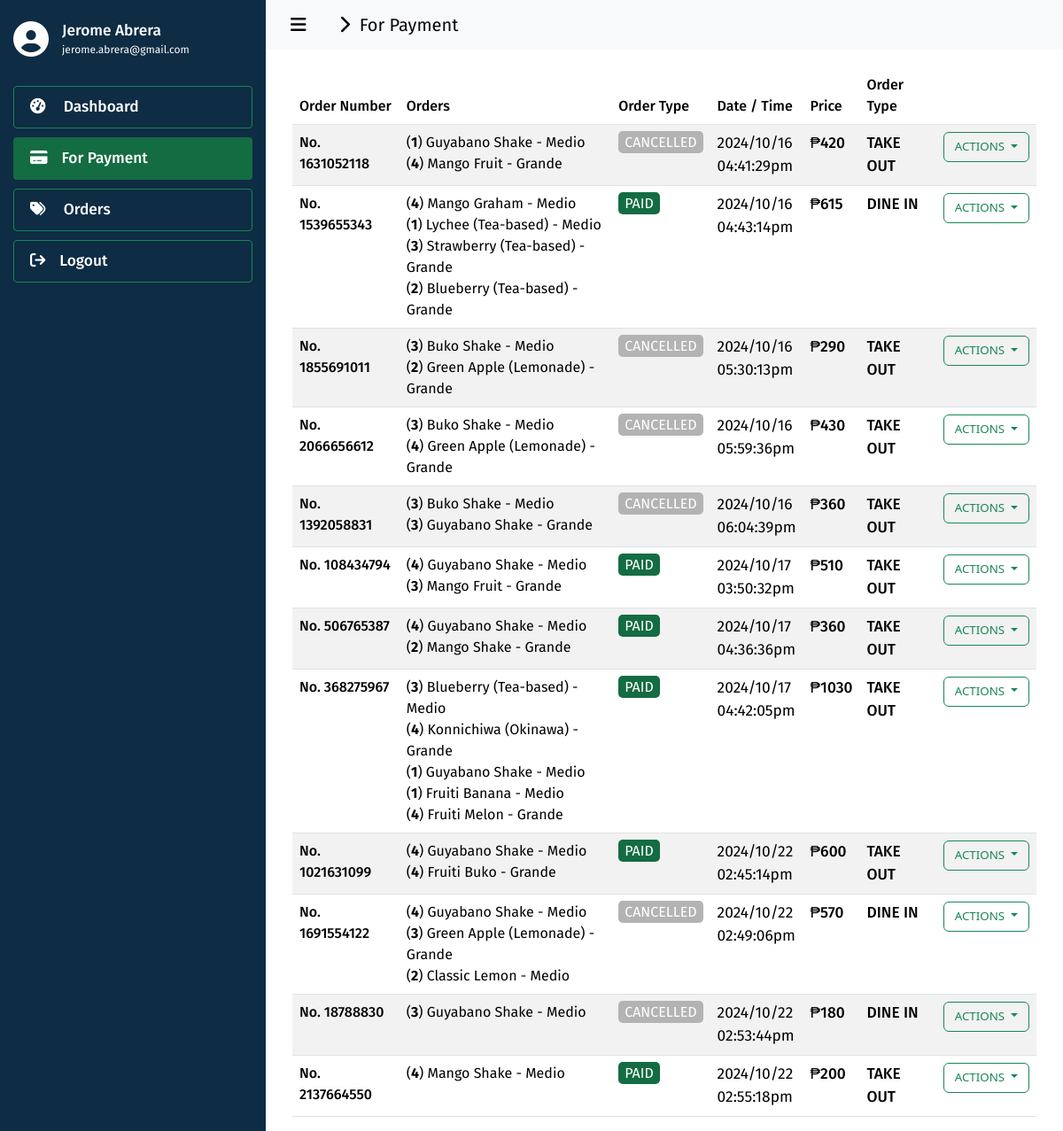
Page /admin/for_payment/index.php (signed in) on the earlier database version.
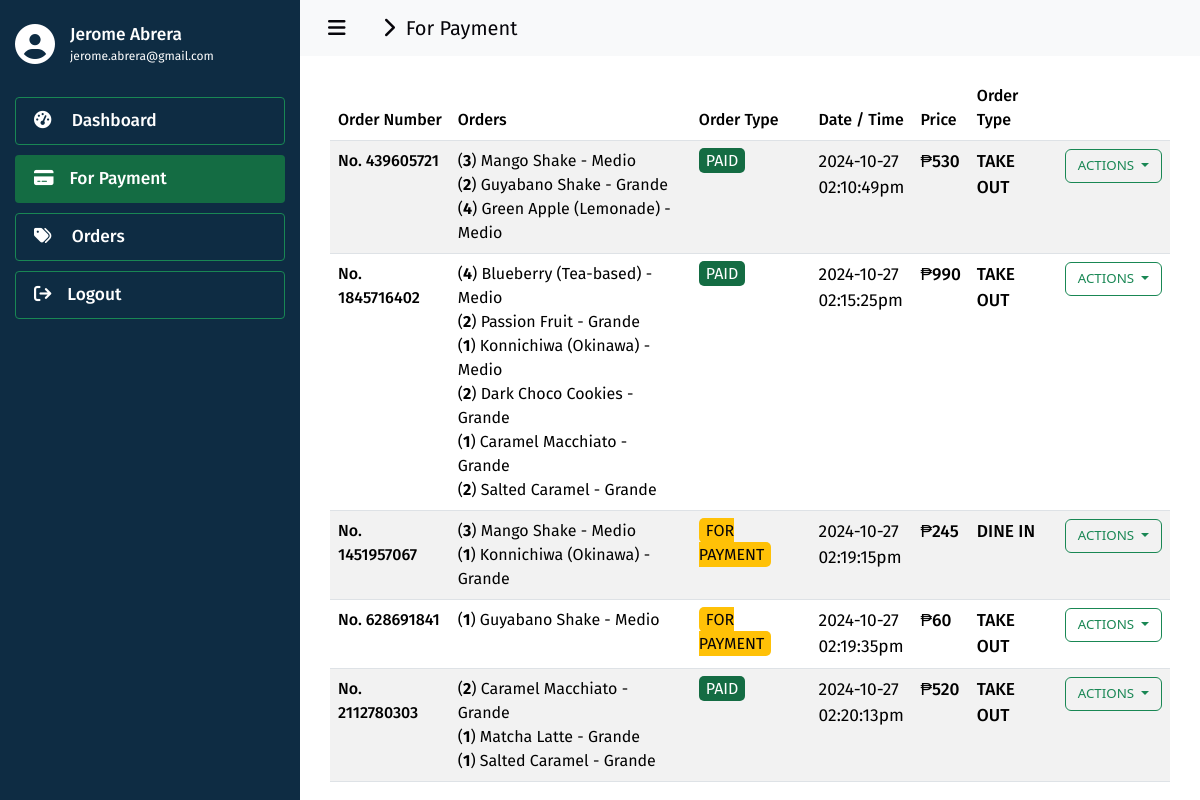
Same page on the later database version.
### tables this page shows
CREATE TABLE `for_payment` (
  `id` int(11) NOT NULL,
  `order_number` varchar(255) NOT NULL,
  `order_products` varchar(1000) NOT NULL,
  `order_type` varchar(255) NOT NULL,
  `order_date` date NOT NULL,
  `order_time` varchar(255) NOT NULL,
  `order_status` varchar(255) NOT NULL
);

### admin/for_payment/index.php (the view, shortened to what this page needs)
<?php
  include('../../utils/connections.php');
?>
<!DOCTYPE html>
<html lang="en">
  <head>
    <link
      href="https://cdn.jsdelivr.net/npm/bootstrap@5.3.3/dist/css/bootstrap.min.css"
      rel="stylesheet"
    >
    <link href="https://cdn.datatables.net/2.0.5/css/dataTables.bootstrap5.css" rel="stylesheet">
    <link rel="stylesheet" href="../../assets/css/global.css" />
    <link rel="stylesheet" href="./css/index.css" />
  </head>
  <body>
    <div class="div-classic-side-bar">
      <div class="div-sidebar-logo">
        <i class="fa-solid fa-circle-user color-white" style="font-size: 30pt; margin-top: -8px"></i>
        <div>
          <h4 class="color-white fira-sans-medium h6-title-name">
            <?php
              echo $_SESSION['first_name']." ".$_SESSION['last_name'];
            ?>
          </h4>
          <p class="color-white fira-sans-regular p-title-email">
            <?php
              echo $_SESSION['email'];
            ?>
          </p>
        </div>
      </div>
      <div class="div-siderbar-menu-links">
        <button
          id="btn-dashboard"
          class="btn btn-outline-success btn-sm
            fira-sans-medium
            size-13
            color-dark
            btn-menu
            btn-menu-selected"
          type="button">
          <i class="fa-solid fa-gauge-high"></i><span style="padding-left: 16px">&nbsp;Dashboard</span>
        </button>
        <button
          id="btn-for-payment"
          class="btn btn-success btn-sm
            fira-sans-medium
            size-13
            color-dark
            btn-menu
            btn-menu-selected
            active"
          type="button">
          <i class="fa-solid fa-credit-card"></i><span style="padding-left: 16px">For Payment</span>
        </button>
        <button
          id="btn-orders"
          class="btn btn-outline-success btn-sm
            fira-sans-medium
            size-13
            color-dark
            btn-menu
            btn-menu-selected"
          type="button">
          <i class="fa-solid fa-tags"></i><span style="padding-left: 16px">&nbsp;Orders</span>
        </button>
        <button
          id="btn-logout"
          class="btn btn-outline-success btn-sm
            fira-sans-medium
            size-13
            color-dark
            btn-menu
            btn-menu-selected"
          type="button">
          <i class="fa-solid fa-arrow-right-from-bracket"></i><span style="padding-left: 16px">Logout</span>
        </button>
      </div>
    </div>
    <div class="div-classic-container">
      <nav class="navbar navbar-expand-lg navbar-light bg-light">
        <div class="container-fluid">
          <a class="navbar-brand fira-sans-regular color-dark a-navbar-path" href="#" style="cursor: default;">
            &nbsp;&nbsp;&nbsp;<i id="navbar-control" class="fa-solid fa-bars" style="cursor: pointer"></i>
            <i class="fa-solid fa-chevron-right"></i>
            &nbsp;For Payment
          </a>
        </div>
      </nav>
      <div class="container" style="padding-inline: 30px; margin-top: 20px;">
        <table id="data" class="table table-striped" style="width:100%">
          <thead>
            <tr>
              <th class="fira-sans-medium">Order Number</th>
              <th class="fira-sans-medium">Orders</th>
              <th class="fira-sans-medium">Order Type</th>
              <th class="fira-sans-medium">Date / Time</th>
              <th class="fira-sans-medium">Price</th>
              <th class="fira-sans-medium">Order Type</th>
              <th class="fira-sans-medium"></th>
            </tr>
          </thead>
          <tbody>
            <?php
              $fetch_query = "SELECT * FROM `for_payment`";
              $result = $conn->query($fetch_query);
              if ($result->num_rows > 0) {
                while ($row = $result->fetch_assoc()) {
                  $id = $row['id'];
                  $order_number = $row['order_number'];
                  $order_date = $row['order_date'];
                  $order_time = $row['order_time'];
                  $order_status = $row['order_status'];
                  $order_products = $row['order_products'];
                  $order_type = $row['order_type'];
                  $span_class = 'badge-disabled';
                  $order_prices = 0;
                  $orders = '';
                  $approve_transaction_state = '';
                  $cancel_transaction_state = '';
                  $print_receipt_state = '';
                  if ($order_status == 'FOR PAYMENT') {
                    $span_class = 'badge-warning';
                    $print_receipt_state = 'disabled';
                  } else if ($order_status == 'PAID') {
                    $span_class = 'badge-enabled';
                    $approve_transaction_state = 'disabled';
                    $cancel_transaction_state = 'disabled';
                  } else if ($order_status == 'CANCELLED') {
                    $span_class = 'badge-disabled';
                    $approve_transaction_state = 'disabled';
                    $print_receipt_state = 'disabled';
                    $cancel_transaction_state = 'disabled';
                  }
                  $d_order = json_decode($order_products, true);
                  foreach ($d_order as $order) {
                    $item = $order['item'];
                    $price = intval($order['price']);
                    $quantity = intval($order['quantity']);
                    $size = $order['size'];
                    $order_prices += ($price * $quantity);
                    $orders .= '(<b>'.strval($quantity).'</b>) '.$item.' - '.$size.'<br/>';
                  }
                  echo '
                    <tr>
                      <td class="color-brown fira-sans-medium">No. '.$order_number.'</td>
                      <td class="color-dark fira-sans-regular">
                        '.$orders.'
                      </td>
                      <td class="fira-sans-regular">
                        <span class="'.$span_class.'">'.$order_status.'</span>
                      </td>
                       <td class="color-dark fira-sans-regular size-13">
                        '.$order_date.'<br/>'.$order_time.'
                      </td>
                      <td class="color-dark fira-sans-medium size-13">
                        ₱'.$order_prices.'
                      </td>
                      <td class="color-dark fira-sans-medium size-13">
                        '.$order_type.'
                      </td>
                      <td>
                        <div class="dropdown">
                          <button class="btn btn-outline-success dropdown-toggle size-10" type="button" id="dropdownMenuButton1" data-bs-toggle="dropdown" aria-expanded="false">
                            ACTIONS
                          </button>
                          <ul class="dropdown-menu" aria-labelledby="dropdownMenuButton1">
                            <li><a class="dropdown-item '.$approve_transaction_state.'" href="../../actions/prepare.php?order_id='.$id.'">Approve Transaction</a></li>
                            <li><a class="dropdown-item '.$cancel_transaction_state.'" href="../../actions/cancel.php?order_id='.$id.'">Cancel Transaction</a></li>
                            <li><a class="dropdown-item '.$print_receipt_state.'" href="../receipt/index.php?id='.$id.'&order_number='.$order_number.'">Print Receipt</a></li>
                          </ul>
                        </div>
                      </td>
                    </tr>
                  ';
                }
              }
            ?>
          </tbody>
        </table>
      </div>
    </div>
  </body>
</html>

### assets/css/global.css (style rules this page uses)
* { margin: 0; }
:root { --medium-yellow: #ffcd60; --light-yellow: #fee893; --medium-dark: #181f29; --dark: #06050a; --brown: #594837; --white: #ffffff; }
.color-dark { color: var(--dark); }
.color-brown { color: var(--brown); }
.color-white { color: var(--white); }
.fira-sans-regular { font-family: "Fira Sans", sans-serif; font-weight: 400; font-style: normal; }
.fira-sans-medium { font-family: "Fira Sans", sans-serif; font-weight: 500; font-style: normal; }
.size-10 { font-size: 10pt !important; }
.size-13 { font-size: 13pt !important; }

### admin/for_payment/css/index.css (style rules this page uses)
* { margin: 0; }
:root { --medium-yellow: #ffcd60; --light-yellow: #fee893; --medium-dark: #181f29; --dark: #06050a; --brown: #594837; --super-light-white: #f5f4f4; --light-white: #F0F0F0; --medium-white: #bababa; --white: #ffffff; }
.div-classic-side-bar { position: fixed; left: 0px; top: 0px; bottom: 0px; width: 300px; background-color: #0E2C43; }
.div-sidebar-logo { display: flex; align-items: center; gap: 15px; padding-inline: 15px; margin-top: 25px; }
.h6-title-name { font-size: 13pt; margin-bottom: 0px !important; }
.p-title-email { font-size: 9pt; line-height: 0px; margin-top: 10px; }
.div-siderbar-menu-links { flex: 1; display: flex; flex-direction: column; padding-inline: 15px; padding-top: 25px; gap: 10px; }
.btn-menu { text-align: left; padding-top: 10px !important; padding-bottom: 10px !important; padding-left: 18px;; color: var(--white); }
.btn-menu.active { border-color: transparent; color: var(--white) }
.div-classic-container { padding-left: 300px; }
.badge-enabled { background-color: #146c43; color: var(--white); padding-inline: 7px; padding-block: 3px; border-radius: 5px; }
.badge-warning { background-color: #ffc107; color: var(--dark); padding-inline: 7px; padding-block: 3px; border-radius: 5px; }
.badge-disabled { background-color: #b4b3b4; color: var(--white); padding-inline: 7px; padding-block: 3px; border-radius: 5px; }

Differences in the rows shown:
removed for_payment: order_number "1631052118", quantity "1", item "Guyabano Shake", size "Medio", quantity "4", item "Mango Fruit", size "Grande", order_status "CANCELLED", order_date "2024/10/16", order_time "04:41:29pm", order_prices "420", order_type "TAKE OUT"
removed for_payment: order_number "1539655343", quantity "4", item "Mango Graham", size "Medio", quantity "1", item "Lychee (Tea-based)", quantity "3", item "Strawberry (Tea-based)", size "Grande", quantity "2", item "Blueberry (Tea-based)", order_status "PAID", order_date "2024/10/16", order_time "04:43:14pm", order_prices "615", order_type "DINE IN"
removed for_payment: order_number "1855691011", quantity "3", item "Buko Shake", size "Medio", quantity "2", item "Green Apple (Lemonade)", size "Grande", order_status "CANCELLED", order_date "2024/10/16", order_time "05:30:13pm", order_prices "290", order_type "TAKE OUT"
removed for_payment: order_number "2066656612", quantity "3", item "Buko Shake", size "Medio", quantity "4", item "Green Apple (Lemonade)", size "Grande", order_status "CANCELLED", order_date "2024/10/16", order_time "05:59:36pm", order_prices "430", order_type "TAKE OUT"
removed for_payment: order_number "1392058831", quantity "3", item "Buko Shake", size "Medio", item "Guyabano Shake", size "Grande", order_status "CANCELLED", order_date "2024/10/16", order_time "06:04:39pm", order_prices "360", order_type "TAKE OUT"
removed for_payment: order_number "108434794", quantity "4", item "Guyabano Shake", size "Medio", quantity "3", item "Mango Fruit", size "Grande", order_status "PAID", order_date "2024/10/17", order_time "03:50:32pm", order_prices "510", order_type "TAKE OUT"
removed for_payment: order_number "506765387", quantity "4", item "Guyabano Shake", size "Medio", quantity "2", item "Mango Shake", size "Grande", order_status "PAID", order_date "2024/10/17", order_time "04:36:36pm", order_prices "360", order_type "TAKE OUT"
removed for_payment: order_number "368275967", quantity "3", item "Blueberry (Tea-based)", size "Medio", quantity "4", item "Konnichiwa (Okinawa)", size "Grande", quantity "1", item "Guyabano Shake", item "Fruiti Banana", item "Fruiti Melon", order_status "PAID", order_date "2024/10/17", order_time "04:42:05pm", order_prices "1030", order_type "TAKE OUT"
removed for_payment: order_number "1021631099", quantity "4", item "Guyabano Shake", size "Medio", item "Fruiti Buko", size "Grande", order_status "PAID", order_date "2024/10/22", order_time "02:45:14pm", order_prices "600", order_type "TAKE OUT"
removed for_payment: order_number "1691554122", quantity "4", item "Guyabano Shake", size "Medio", quantity "3", item "Green Apple (Lemonade)", size "Grande", quantity "2", item "Classic Lemon", order_status "CANCELLED", order_date "2024/10/22", order_time "02:49:06pm", order_prices "570", order_type "DINE IN"
removed for_payment: order_number "18788830", quantity "3", item "Guyabano Shake", size "Medio", order_status "CANCELLED", order_date "2024/10/22", order_time "02:53:44pm", order_prices "180", order_type "DINE IN"
removed for_payment: order_number "2137664550", quantity "4", item "Mango Shake", size "Medio", order_status "PAID", order_date "2024/10/22", order_time "02:55:18pm", order_prices "200", order_type "TAKE OUT"
added for_payment: order_number "439605721", quantity "3", item "Mango Shake", size "Medio", quantity "2", item "Guyabano Shake", size "Grande", quantity "4", item "Green Apple (Lemonade)", order_status "PAID", order_date "2024-10-27", order_time "02:10:49pm", order_prices "530", order_type "TAKE OUT"
added for_payment: order_number "1845716402", quantity "4", item "Blueberry (Tea-based)", size "Medio", quantity "2", item "Passion Fruit", size "Grande", quantity "1", item "Konnichiwa (Okinawa)", item "Dark Choco Cookies", item "Caramel Macchiato", item "Salted Caramel", order_status "PAID", order_date "2024-10-27", order_time "02:15:25pm", order_prices "990", order_type "TAKE OUT"
added for_payment: order_number "1451957067", quantity "3", item "Mango Shake", size "Medio", quantity "1", item "Konnichiwa (Okinawa)", size "Grande", order_status "FOR PAYMENT", order_date "2024-10-27", order_time "02:19:15pm", order_prices "245", order_type "DINE IN"
added for_payment: order_number "628691841", quantity "1", item "Guyabano Shake", size "Medio", order_status "FOR PAYMENT", order_date "2024-10-27", order_time "02:19:35pm", order_prices "60", order_type "TAKE OUT"
added for_payment: order_number "2112780303", quantity "2", item "Caramel Macchiato", size "Grande", quantity "1", item "Matcha Latte", item "Salted Caramel", order_status "PAID", order_date "2024-10-27", order_time "02:20:13pm", order_prices "520", order_type "TAKE OUT"
